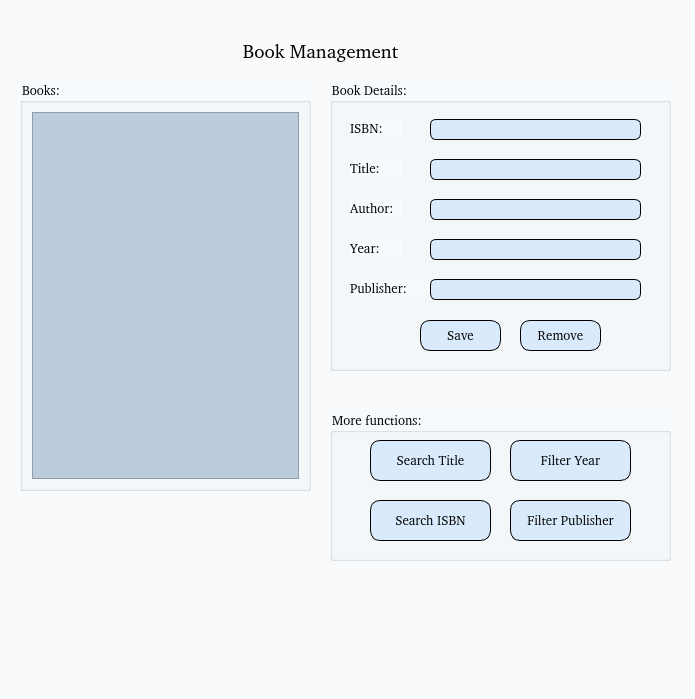
<?xml version="1.0" encoding="UTF-8"?>
<ui version="4.0">
 <class>MainWindow</class>
 <widget class="QMainWindow" name="MainWindow">
  <property name="geometry">
   <rect>
    <x>0</x>
    <y>0</y>
    <width>695</width>
    <height>699</height>
   </rect>
  </property>
  <property name="windowTitle">
   <string>Lâm Thuỳ Dung</string>
  </property>
  <property name="styleSheet">
   <string notr="true">background: rgb(248, 250, 252);</string>
  </property>
  <widget class="QWidget" name="centralwidget">
   <widget class="QLabel" name="label">
    <property name="geometry">
     <rect>
      <x>170</x>
      <y>30</y>
      <width>301</width>
      <height>41</height>
     </rect>
    </property>
    <property name="font">
     <font>
      <family>#9Slide03 Arima Madurai ExtraBo</family>
      <pointsize>14</pointsize>
     </font>
    </property>
    <property name="styleSheet">
     <string notr="true"/>
    </property>
    <property name="text">
     <string>Book Management</string>
    </property>
    <property name="alignment">
     <set>Qt::AlignCenter</set>
    </property>
   </widget>
   <widget class="QGroupBox" name="groupBoxBook">
    <property name="geometry">
     <rect>
      <x>20</x>
      <y>80</y>
      <width>291</width>
      <height>411</height>
     </rect>
    </property>
    <property name="font">
     <font>
      <family>#9Slide03 Arima Madurai ExtraBo</family>
      <pointsize>10</pointsize>
     </font>
    </property>
    <property name="styleSheet">
     <string notr="true">background: rgb(246, 250, 252);
</string>
    </property>
    <property name="title">
     <string>Books:</string>
    </property>
    <layout class="QVBoxLayout" name="verticalLayout">
     <item>
      <widget class="QScrollArea" name="scrollArea">
       <property name="font">
        <font>
         <family>#9Slide03 Arima Madurai ExtraBo</family>
         <pointsize>10</pointsize>
        </font>
       </property>
       <property name="styleSheet">
        <string notr="true">background: rgb(188, 204, 220);</string>
       </property>
       <property name="widgetResizable">
        <bool>true</bool>
       </property>
       <widget class="QWidget" name="scrollAreaWidgetContents">
        <property name="geometry">
         <rect>
          <x>0</x>
          <y>0</y>
          <width>267</width>
          <height>363</height>
         </rect>
        </property>
        <layout class="QVBoxLayout" name="verticalLayout_2">
         <item>
          <layout class="QVBoxLayout" name="verticalLayoutButtons"/>
         </item>
        </layout>
       </widget>
      </widget>
     </item>
    </layout>
   </widget>
   <widget class="QGroupBox" name="groupBoxBookDetails">
    <property name="geometry">
     <rect>
      <x>330</x>
      <y>80</y>
      <width>341</width>
      <height>291</height>
     </rect>
    </property>
    <property name="font">
     <font>
      <family>#9Slide03 Arima Madurai ExtraBo</family>
      <pointsize>10</pointsize>
     </font>
    </property>
    <property name="styleSheet">
     <string notr="true">background: rgb(246, 250, 252);</string>
    </property>
    <property name="title">
     <string>Book Details:</string>
    </property>
    <widget class="QLabel" name="label_2">
     <property name="geometry">
      <rect>
       <x>20</x>
       <y>40</y>
       <width>52</width>
       <height>16</height>
      </rect>
     </property>
     <property name="font">
      <font>
       <family>#9Slide03 Arima Madurai ExtraBo</family>
       <pointsize>10</pointsize>
      </font>
     </property>
     <property name="text">
      <string>ISBN:</string>
     </property>
    </widget>
    <widget class="QLineEdit" name="lineEditISBN">
     <property name="geometry">
      <rect>
       <x>100</x>
       <y>39</y>
       <width>211</width>
       <height>21</height>
      </rect>
     </property>
     <property name="font">
      <font>
       <family>#9Slide03 Arima Madurai ExtraBo</family>
       <pointsize>10</pointsize>
      </font>
     </property>
     <property name="styleSheet">
      <string notr="true">background: rgb(217, 234, 253);
border-radius: 6px;
border: 0.5px solid black;</string>
     </property>
    </widget>
    <widget class="QLabel" name="label_3">
     <property name="geometry">
      <rect>
       <x>20</x>
       <y>80</y>
       <width>52</width>
       <height>16</height>
      </rect>
     </property>
     <property name="font">
      <font>
       <family>#9Slide03 Arima Madurai ExtraBo</family>
       <pointsize>10</pointsize>
      </font>
     </property>
     <property name="text">
      <string>Title:</string>
     </property>
    </widget>
    <widget class="QLineEdit" name="lineEditTitle">
     <property name="geometry">
      <rect>
       <x>100</x>
       <y>79</y>
       <width>211</width>
       <height>21</height>
      </rect>
     </property>
     <property name="font">
      <font>
       <family>#9Slide03 Arima Madurai ExtraBo</family>
       <pointsize>10</pointsize>
      </font>
     </property>
     <property name="styleSheet">
      <string notr="true">background: rgb(217, 234, 253);
border-radius: 6px;
border: 0.5px solid black;</string>
     </property>
    </widget>
    <widget class="QLabel" name="label_4">
     <property name="geometry">
      <rect>
       <x>20</x>
       <y>120</y>
       <width>52</width>
       <height>16</height>
      </rect>
     </property>
     <property name="font">
      <font>
       <family>#9Slide03 Arima Madurai ExtraBo</family>
       <pointsize>10</pointsize>
      </font>
     </property>
     <property name="text">
      <string>Author:</string>
     </property>
    </widget>
    <widget class="QLineEdit" name="lineEditAuthor">
     <property name="geometry">
      <rect>
       <x>100</x>
       <y>119</y>
       <width>211</width>
       <height>21</height>
      </rect>
     </property>
     <property name="font">
      <font>
       <family>#9Slide03 Arima Madurai ExtraBo</family>
       <pointsize>10</pointsize>
      </font>
     </property>
     <property name="styleSheet">
      <string notr="true">background: rgb(217, 234, 253);
border-radius: 6px;
border: 0.5px solid black;</string>
     </property>
    </widget>
    <widget class="QLabel" name="label_5">
     <property name="geometry">
      <rect>
       <x>20</x>
       <y>160</y>
       <width>52</width>
       <height>16</height>
      </rect>
     </property>
     <property name="font">
      <font>
       <family>#9Slide03 Arima Madurai ExtraBo</family>
       <pointsize>10</pointsize>
      </font>
     </property>
     <property name="text">
      <string>Year:</string>
     </property>
    </widget>
    <widget class="QLineEdit" name="lineEditYear">
     <property name="geometry">
      <rect>
       <x>100</x>
       <y>159</y>
       <width>211</width>
       <height>21</height>
      </rect>
     </property>
     <property name="font">
      <font>
       <family>#9Slide03 Arima Madurai ExtraBo</family>
       <pointsize>10</pointsize>
      </font>
     </property>
     <property name="styleSheet">
      <string notr="true">background: rgb(217, 234, 253);
border-radius: 6px;
border: 0.5px solid black;</string>
     </property>
    </widget>
    <widget class="QPushButton" name="pushButtonSave">
     <property name="geometry">
      <rect>
       <x>90</x>
       <y>240</y>
       <width>81</width>
       <height>31</height>
      </rect>
     </property>
     <property name="font">
      <font>
       <family>#9Slide03 Arima Madurai ExtraBo</family>
       <pointsize>10</pointsize>
      </font>
     </property>
     <property name="styleSheet">
      <string notr="true">background: rgb(217, 234, 253);
border-radius: 10px;
border: 0.5px solid black;
</string>
     </property>
     <property name="text">
      <string>Save</string>
     </property>
    </widget>
    <widget class="QPushButton" name="pushButtonRemove">
     <property name="geometry">
      <rect>
       <x>190</x>
       <y>240</y>
       <width>81</width>
       <height>31</height>
      </rect>
     </property>
     <property name="font">
      <font>
       <family>#9Slide03 Arima Madurai ExtraBo</family>
       <pointsize>10</pointsize>
      </font>
     </property>
     <property name="styleSheet">
      <string notr="true">background: rgb(217, 234, 253);
border-radius: 10px;
border: 0.5px solid black;
</string>
     </property>
     <property name="text">
      <string>Remove</string>
     </property>
    </widget>
    <widget class="QLabel" name="label_6">
     <property name="geometry">
      <rect>
       <x>20</x>
       <y>200</y>
       <width>91</width>
       <height>16</height>
      </rect>
     </property>
     <property name="font">
      <font>
       <family>#9Slide03 Arima Madurai ExtraBo</family>
       <pointsize>10</pointsize>
      </font>
     </property>
     <property name="text">
      <string>Publisher:</string>
     </property>
    </widget>
    <widget class="QLineEdit" name="lineEditPublisher">
     <property name="geometry">
      <rect>
       <x>100</x>
       <y>199</y>
       <width>211</width>
       <height>21</height>
      </rect>
     </property>
     <property name="font">
      <font>
       <family>#9Slide03 Arima Madurai ExtraBo</family>
       <pointsize>10</pointsize>
      </font>
     </property>
     <property name="styleSheet">
      <string notr="true">background: rgb(217, 234, 253);
border-radius: 6px;
border: 0.5px solid black;</string>
     </property>
    </widget>
   </widget>
   <widget class="QGroupBox" name="groupBox_3">
    <property name="geometry">
     <rect>
      <x>330</x>
      <y>410</y>
      <width>341</width>
      <height>151</height>
     </rect>
    </property>
    <property name="font">
     <font>
      <family>#9Slide03 Arima Madurai ExtraBo</family>
      <pointsize>10</pointsize>
     </font>
    </property>
    <property name="styleSheet">
     <string notr="true">background: rgb(246, 250, 252);</string>
    </property>
    <property name="title">
     <string>More functions:</string>
    </property>
    <widget class="QPushButton" name="pushButtonSearchTitle">
     <property name="geometry">
      <rect>
       <x>40</x>
       <y>30</y>
       <width>121</width>
       <height>41</height>
      </rect>
     </property>
     <property name="font">
      <font>
       <family>#9Slide03 Arima Madurai ExtraBo</family>
       <pointsize>10</pointsize>
      </font>
     </property>
     <property name="styleSheet">
      <string notr="true">background: rgb(217, 234, 253);
border-radius: 10px;
border: 0.5px solid black;
</string>
     </property>
     <property name="text">
      <string>Search Title</string>
     </property>
    </widget>
    <widget class="QPushButton" name="pushButtonSearchISBN">
     <property name="geometry">
      <rect>
       <x>40</x>
       <y>90</y>
       <width>121</width>
       <height>41</height>
      </rect>
     </property>
     <property name="font">
      <font>
       <family>#9Slide03 Arima Madurai ExtraBo</family>
       <pointsize>10</pointsize>
      </font>
     </property>
     <property name="styleSheet">
      <string notr="true">background: rgb(217, 234, 253);
border-radius: 10px;
border: 0.5px solid black;
</string>
     </property>
     <property name="text">
      <string>Search ISBN</string>
     </property>
    </widget>
    <widget class="QPushButton" name="pushButtonFilterPublisher">
     <property name="geometry">
      <rect>
       <x>180</x>
       <y>90</y>
       <width>121</width>
       <height>41</height>
      </rect>
     </property>
     <property name="font">
      <font>
       <family>#9Slide03 Arima Madurai ExtraBo</family>
       <pointsize>10</pointsize>
      </font>
     </property>
     <property name="styleSheet">
      <string notr="true">background: rgb(217, 234, 253);
border-radius: 10px;
border: 0.5px solid black;
</string>
     </property>
     <property name="text">
      <string>Filter Publisher</string>
     </property>
    </widget>
    <widget class="QPushButton" name="pushButtonFilterYear">
     <property name="geometry">
      <rect>
       <x>180</x>
       <y>30</y>
       <width>121</width>
       <height>41</height>
      </rect>
     </property>
     <property name="font">
      <font>
       <family>#9Slide03 Arima Madurai ExtraBo</family>
       <pointsize>10</pointsize>
      </font>
     </property>
     <property name="styleSheet">
      <string notr="true">background: rgb(217, 234, 253);
border-radius: 10px;
border: 0.5px solid black;
</string>
     </property>
     <property name="text">
      <string>Filter Year</string>
     </property>
    </widget>
   </widget>
  </widget>
  <widget class="QMenuBar" name="menubar">
   <property name="geometry">
    <rect>
     <x>0</x>
     <y>0</y>
     <width>695</width>
     <height>25</height>
    </rect>
   </property>
  </widget>
  <widget class="QStatusBar" name="statusbar"/>
 </widget>
 <resources/>
 <connections/>
</ui>
